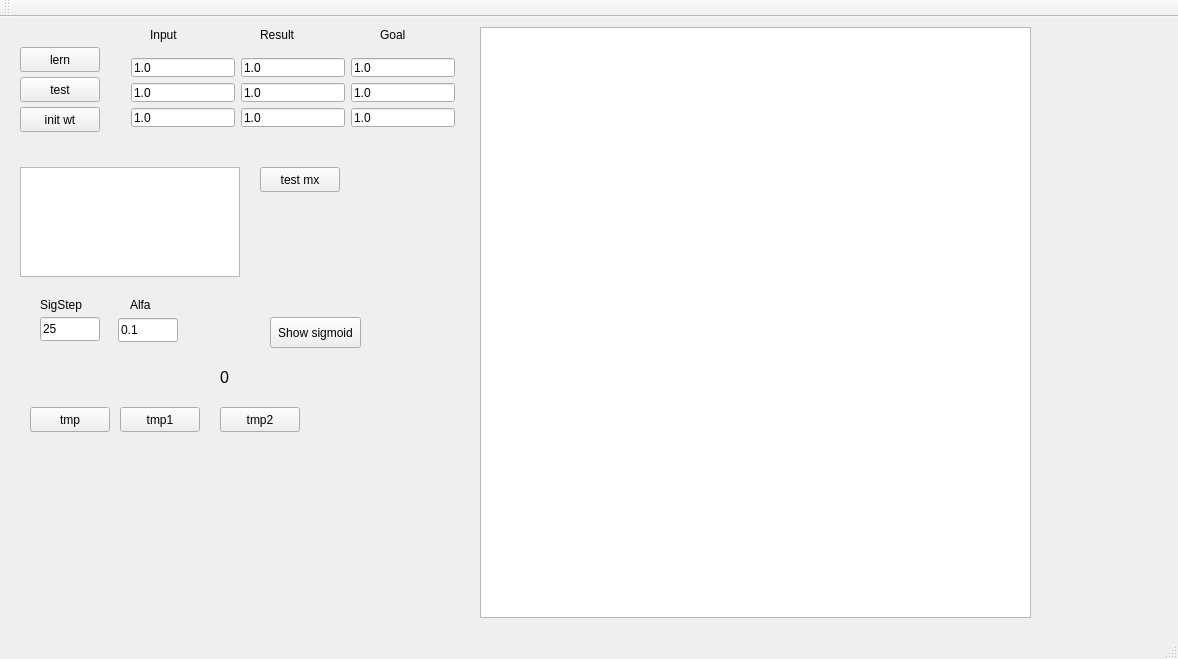
<?xml version="1.0" encoding="UTF-8"?>
<ui version="4.0">
 <class>MainWindow</class>
 <widget class="QMainWindow" name="MainWindow">
  <property name="geometry">
   <rect>
    <x>0</x>
    <y>0</y>
    <width>1178</width>
    <height>659</height>
   </rect>
  </property>
  <property name="windowTitle">
   <string>MainWindow</string>
  </property>
  <widget class="QWidget" name="centralWidget">
   <widget class="QLineEdit" name="edAlfa">
    <property name="geometry">
     <rect>
      <x>118</x>
      <y>301</y>
      <width>60</width>
      <height>24</height>
     </rect>
    </property>
    <property name="text">
     <string>0.1</string>
    </property>
   </widget>
   <widget class="QLineEdit" name="edSigStep">
    <property name="geometry">
     <rect>
      <x>40</x>
      <y>300</y>
      <width>60</width>
      <height>24</height>
     </rect>
    </property>
    <property name="text">
     <string>25</string>
    </property>
   </widget>
   <widget class="QPushButton" name="btSigmoid">
    <property name="geometry">
     <rect>
      <x>270</x>
      <y>300</y>
      <width>91</width>
      <height>31</height>
     </rect>
    </property>
    <property name="sizeIncrement">
     <size>
      <width>3</width>
      <height>3</height>
     </size>
    </property>
    <property name="text">
     <string>Show sigmoid</string>
    </property>
   </widget>
   <widget class="QGraphicsView" name="img1">
    <property name="enabled">
     <bool>true</bool>
    </property>
    <property name="geometry">
     <rect>
      <x>20</x>
      <y>150</y>
      <width>220</width>
      <height>110</height>
     </rect>
    </property>
    <property name="baseSize">
     <size>
      <width>0</width>
      <height>0</height>
     </size>
    </property>
   </widget>
   <widget class="QLabel" name="lbl1">
    <property name="geometry">
     <rect>
      <x>220</x>
      <y>350</y>
      <width>61</width>
      <height>21</height>
     </rect>
    </property>
    <property name="font">
     <font>
      <pointsize>12</pointsize>
     </font>
    </property>
    <property name="text">
     <string>0</string>
    </property>
   </widget>
   <widget class="QLabel" name="label">
    <property name="geometry">
     <rect>
      <x>40</x>
      <y>280</y>
      <width>55</width>
      <height>16</height>
     </rect>
    </property>
    <property name="text">
     <string>SigStep</string>
    </property>
   </widget>
   <widget class="QLabel" name="label_2">
    <property name="geometry">
     <rect>
      <x>130</x>
      <y>280</y>
      <width>55</width>
      <height>16</height>
     </rect>
    </property>
    <property name="text">
     <string>Alfa</string>
    </property>
   </widget>
   <widget class="QPushButton" name="btLern">
    <property name="geometry">
     <rect>
      <x>20</x>
      <y>30</y>
      <width>80</width>
      <height>25</height>
     </rect>
    </property>
    <property name="text">
     <string>lern</string>
    </property>
   </widget>
   <widget class="QLabel" name="label_4">
    <property name="geometry">
     <rect>
      <x>150</x>
      <y>10</y>
      <width>55</width>
      <height>16</height>
     </rect>
    </property>
    <property name="text">
     <string>Input</string>
    </property>
   </widget>
   <widget class="QLabel" name="label_5">
    <property name="geometry">
     <rect>
      <x>260</x>
      <y>10</y>
      <width>55</width>
      <height>16</height>
     </rect>
    </property>
    <property name="text">
     <string>Result</string>
    </property>
   </widget>
   <widget class="QLabel" name="label_6">
    <property name="geometry">
     <rect>
      <x>380</x>
      <y>10</y>
      <width>55</width>
      <height>16</height>
     </rect>
    </property>
    <property name="text">
     <string>Goal</string>
    </property>
   </widget>
   <widget class="QPushButton" name="pushButton_2">
    <property name="geometry">
     <rect>
      <x>20</x>
      <y>60</y>
      <width>80</width>
      <height>25</height>
     </rect>
    </property>
    <property name="text">
     <string>test</string>
    </property>
   </widget>
   <widget class="QTextEdit" name="lb1">
    <property name="geometry">
     <rect>
      <x>480</x>
      <y>10</y>
      <width>551</width>
      <height>591</height>
     </rect>
    </property>
   </widget>
   <widget class="QWidget" name="layoutWidget">
    <property name="geometry">
     <rect>
      <x>120</x>
      <y>30</y>
      <width>346</width>
      <height>91</height>
     </rect>
    </property>
    <layout class="QHBoxLayout" name="horizontalLayout">
     <item>
      <layout class="QVBoxLayout" name="verticalLayout">
       <item>
        <widget class="QLineEdit" name="edN1">
         <property name="text">
          <string>1.0</string>
         </property>
        </widget>
       </item>
       <item>
        <widget class="QLineEdit" name="edN2">
         <property name="text">
          <string>1.0</string>
         </property>
        </widget>
       </item>
       <item>
        <widget class="QLineEdit" name="edN3">
         <property name="text">
          <string>1.0</string>
         </property>
        </widget>
       </item>
      </layout>
     </item>
     <item>
      <layout class="QVBoxLayout" name="verticalLayout_2">
       <item>
        <widget class="QLineEdit" name="edOut1">
         <property name="text">
          <string>1.0</string>
         </property>
        </widget>
       </item>
       <item>
        <widget class="QLineEdit" name="edOut2">
         <property name="text">
          <string>1.0</string>
         </property>
        </widget>
       </item>
       <item>
        <widget class="QLineEdit" name="edOut3">
         <property name="text">
          <string>1.0</string>
         </property>
        </widget>
       </item>
      </layout>
     </item>
     <item>
      <layout class="QVBoxLayout" name="verticalLayout_3">
       <item>
        <widget class="QLineEdit" name="edGoal1">
         <property name="text">
          <string>1.0</string>
         </property>
        </widget>
       </item>
       <item>
        <widget class="QLineEdit" name="edGoal2">
         <property name="text">
          <string>1.0</string>
         </property>
        </widget>
       </item>
       <item>
        <widget class="QLineEdit" name="edGoal3">
         <property name="text">
          <string>1.0</string>
         </property>
        </widget>
       </item>
      </layout>
     </item>
    </layout>
   </widget>
   <widget class="QPushButton" name="pushButton">
    <property name="geometry">
     <rect>
      <x>20</x>
      <y>90</y>
      <width>80</width>
      <height>25</height>
     </rect>
    </property>
    <property name="text">
     <string>init wt</string>
    </property>
   </widget>
   <widget class="QPushButton" name="pushButton_3">
    <property name="geometry">
     <rect>
      <x>30</x>
      <y>390</y>
      <width>80</width>
      <height>25</height>
     </rect>
    </property>
    <property name="text">
     <string>tmp</string>
    </property>
   </widget>
   <widget class="QPushButton" name="pushButton_4">
    <property name="geometry">
     <rect>
      <x>120</x>
      <y>390</y>
      <width>80</width>
      <height>25</height>
     </rect>
    </property>
    <property name="text">
     <string>tmp1</string>
    </property>
   </widget>
   <widget class="QPushButton" name="pushButton_5">
    <property name="geometry">
     <rect>
      <x>220</x>
      <y>390</y>
      <width>80</width>
      <height>25</height>
     </rect>
    </property>
    <property name="text">
     <string>tmp2</string>
    </property>
   </widget>
   <widget class="QPushButton" name="pushButton_6">
    <property name="geometry">
     <rect>
      <x>260</x>
      <y>150</y>
      <width>80</width>
      <height>25</height>
     </rect>
    </property>
    <property name="text">
     <string>test mx</string>
    </property>
   </widget>
   <zorder>layoutWidget</zorder>
   <zorder>edAlfa</zorder>
   <zorder>edSigStep</zorder>
   <zorder>btSigmoid</zorder>
   <zorder>img1</zorder>
   <zorder>lbl1</zorder>
   <zorder>label</zorder>
   <zorder>label_2</zorder>
   <zorder>btLern</zorder>
   <zorder>label_4</zorder>
   <zorder>label_5</zorder>
   <zorder>label_6</zorder>
   <zorder>pushButton_2</zorder>
   <zorder>lb1</zorder>
   <zorder>pushButton</zorder>
   <zorder>pushButton_3</zorder>
   <zorder>pushButton_4</zorder>
   <zorder>pushButton_5</zorder>
   <zorder>pushButton_6</zorder>
  </widget>
  <widget class="QMenuBar" name="menuBar">
   <property name="geometry">
    <rect>
     <x>0</x>
     <y>0</y>
     <width>1178</width>
     <height>25</height>
    </rect>
   </property>
  </widget>
  <widget class="QToolBar" name="mainToolBar">
   <attribute name="toolBarArea">
    <enum>TopToolBarArea</enum>
   </attribute>
   <attribute name="toolBarBreak">
    <bool>false</bool>
   </attribute>
  </widget>
  <widget class="QStatusBar" name="statusBar"/>
 </widget>
 <layoutdefault spacing="6" margin="11"/>
 <resources/>
 <connections/>
</ui>
